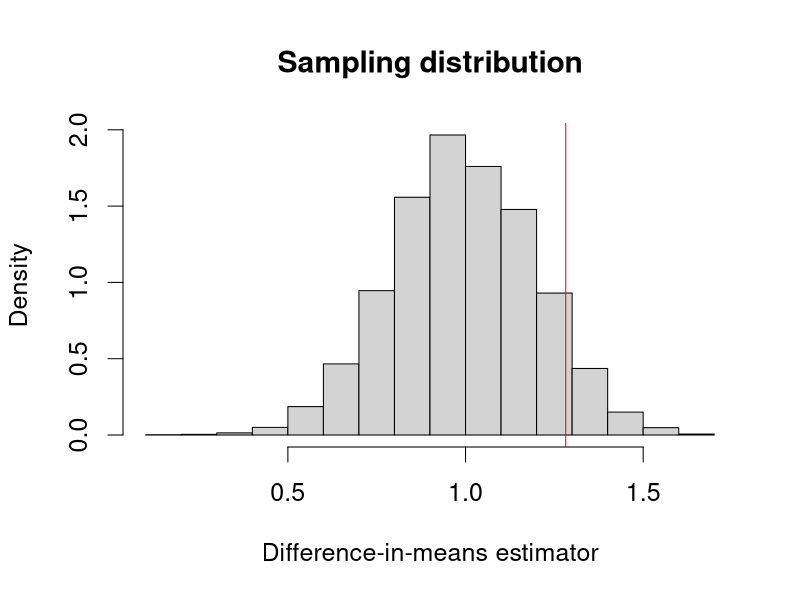
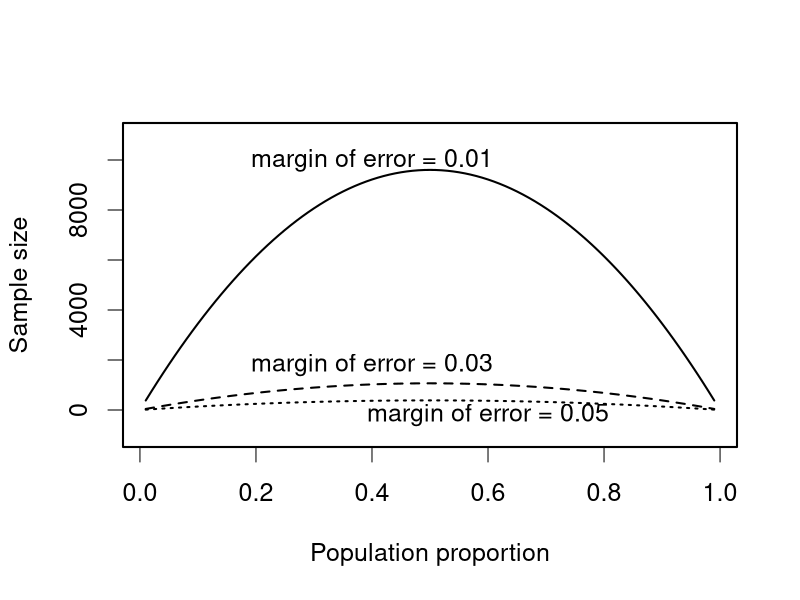

These charts were generated, in order, by the following R code: (Note: this script raises an error after producing the figures.)
## ---- chunk 1
## simulation parameters
n <- 100 # sample size
mu0 <- 0 # mean of Y_i(0)
sd0 <- 1 # standard deviation of Y_i(0)
mu1 <- 1 # mean of Y_i(1)
sd1 <- 1 # standard deviation of Y_i(1)

## generate a sample
Y0 <- rnorm(n, mean = mu0, sd = sd0)
Y1 <- rnorm(n, mean = mu1, sd = sd1)
tau <- Y1 - Y0 # individual treatment effect
## true value of the sample average treatment effect
SATE <- mean(tau)
SATE

## repeatedly conduct randomized controlled trials
sims <- 5000 # repeat 5,000 times, we could do more
diff.means <- rep(NA, sims)  # container

for (i in 1:sims) {
    ## randomize the treatment by sampling of a vector of 0's and 1's
    treat <- sample(c(rep(1, n / 2), rep(0, n / 2)), size = n, replace = FALSE)
    ## difference-in-means
    diff.means[i] <- mean(Y1[treat == 1]) - mean(Y0[treat == 0])
}

## estimation error for SATE
est.error <- diff.means - SATE
summary(est.error)

## PATE simulation
PATE <- mu1 - mu0
diff.means <- rep(NA, sims)
for (i in 1:sims) {
    ## generate a sample for each simulation: this used to be outside of loop
    Y0 <- rnorm(n, mean = mu0, sd = sd0)
    Y1 <- rnorm(n, mean = mu1, sd = sd1)
    treat <- sample(c(rep(1, n / 2), rep(0, n / 2)), size = n, replace = FALSE)
    diff.means[i] <- mean(Y1[treat == 1]) - mean(Y0[treat == 0])
}

## estimation error for PATE
est.error <- diff.means - PATE

## unbiased
summary(est.error)
## ---- chunk 2
par(cex = 1.5)
hist(diff.means, freq = FALSE, xlab = "Difference-in-means estimator",
     main = "Sampling distribution")
abline(v = SATE, col = "red") # true value of SATE
text(0.6, 2.4, "true SATE", col = "red")

sd(diff.means)
sqrt(mean((diff.means - SATE)^2))

## PATE simulation with standard error
sims <- 5000
diff.means <- se <- rep(NA, sims)  # container for standard error added
for (i in 1:sims) {
    ## generate a sample
    Y0 <- rnorm(n, mean = mu0, sd = sd0)
    Y1 <- rnorm(n, mean = mu1, sd = sd1)
    ## randomize the treatment by sampling of a vector of 0's and 1's
    treat <- sample(c(rep(1, n / 2), rep(0, n / 2)), size = n, replace = FALSE)
    diff.means[i] <- mean(Y1[treat == 1]) - mean(Y0[treat == 0])
    ## standard error
    se[i] <- sqrt(var(Y1[treat == 1]) / (n / 2) + var(Y0[treat == 0]) / (n / 2))
}

## standard deviation of difference-in-means
sd(diff.means)
## mean of standard errors
mean(se)
## ---- chunk 3
n <- 1000 # sample size
x.bar <- 0.6 # point estimate
s.e. <- sqrt(x.bar * (1 - x.bar) / n) # standard error
## 99% confidence intervals
c(x.bar - qnorm(0.995) * s.e., x.bar + qnorm(0.995) * s.e.)
## 95% confidence intervals
c(x.bar - qnorm(0.975) * s.e., x.bar + qnorm(0.975) * s.e.)
## 90% confidence intervals
c(x.bar - qnorm(0.95) * s.e., x.bar + qnorm(0.95) * s.e.)

## empty container matrices for 2 sets of confidence intervals
ci95 <- ci90 <- matrix(NA, ncol = 2, nrow = sims)
## 95 percent confidence intervals
ci95[, 1] <- diff.means - qnorm(0.975) * se # lower limit
ci95[, 2] <- diff.means + qnorm(0.975) * se # upper limit

## 90 percent confidence intervals
ci90[, 1] <- diff.means - qnorm(0.95) * se # lower limit
ci90[, 2] <- diff.means + qnorm(0.95) * se # upper limit

## coverage rate for 95% confidence interval
mean(ci95[, 1] <= 1 & ci95[, 2] >= 1)
## coverage rate for 90% confidence interval
mean(ci90[, 1] <= 1 & ci90[, 2] >= 1)

p <- 0.6 # true parameter value
n <- c(50, 100, 1000) # 3 sample sizes to be examined
alpha <- 0.05
sims <- 5000 # number of simulations
results <- rep(NA, length(n)) # a container for results

## loop for different sample sizes
for (i in 1:length(n)) {
    ci.results <- rep(NA, sims) # a container for whether CI includes truth
    ## loop for repeated hypothetical survey sampling
    for (j in 1:sims) {
        data <- rbinom(n[i], size = 1, prob = p) # simple random sampling
        x.bar <- mean(data) # sample proportion as an estimate
        s.e. <- sqrt(x.bar * (1 - x.bar) / n[i]) # standard errors
        ci.lower <- x.bar - qnorm(1 - alpha/2) * s.e.
        ci.upper <- x.bar + qnorm(1 - alpha/2) * s.e.
        ci.results[j] <- (p >= ci.lower) & (p <= ci.upper)
    }
    ## proportion of CIs that contain the true value
    results[i] <- mean(ci.results)
}
results
## ---- chunk 4
par(cex = 1.5, lwd = 2)
MoE <- c(0.01, 0.03, 0.05)  # the desired margin of error
p <- seq(from = 0.01, to = 0.99, by = 0.01)
n <- 1.96^2 * p * (1 - p) / MoE[1]^2
plot(p, n, ylim = c(-1000, 11000), xlab = "Population proportion",
     ylab = "Sample size", type = "l")
lines(p, 1.96^2 * p * (1 - p) / MoE[2]^2, lty = "dashed")
lines(p, 1.96^2 * p * (1 - p) / MoE[3]^2, lty = "dotted")
text(0.4, 10000, "margin of error = 0.01")
text(0.4, 1800, "margin of error = 0.03")
text(0.6, -200, "margin of error = 0.05")

## election and polling results, by state
data("pres08", package = "qss")
data("polls08", package = "qss")

## convert to a Date object
polls08$middate <- as.Date(polls08$middate)
## number of days to the election day
polls08$DaysToElection <- as.Date("2008-11-04") - polls08$middate

## create a matrix place holder
poll.pred <- matrix(NA, nrow = 51, ncol = 3)

## state names which the loop will iterate through
st.names <- unique(pres08$state)
## add labels for easy interpretation later on
row.names(poll.pred) <- as.character(st.names)

## loop across 50 states plus DC
for (i in 1:51){
    ## subset the ith state
    state.data <- subset(polls08, subset = (state == st.names[i]))
    ## subset the latest polls within the state
    latest <- state.data$DaysToElection == min(state.data$DaysToElection)
    ## compute the mean of latest polls and store it
    poll.pred[i, 1] <- mean(state.data$Obama[latest]) / 100
}

## upper and lower confidence limits
n <- 1000 # sample size
alpha <- 0.05
s.e. <- sqrt(poll.pred[, 1] * (1 - poll.pred[, 1]) / n) # standard error
poll.pred[, 2] <- poll.pred[, 1] - qnorm(1 - alpha/2) * s.e.
poll.pred[, 3] <- poll.pred[, 1] + qnorm(1 - alpha/2) * s.e.

par(cex = 1.5)
alpha <- 0.05
plot(pres08$Obama / 100, poll.pred[, 1], xlim = c(0, 1), ylim = c(0, 1),
     xlab = "Obama's vote share", ylab = "Poll prediction")
abline(0, 1)

## adding 95% confidence intervals for each state
for (i in 1:51) {
    lines(rep(pres08$Obama[i] / 100, 2), c(poll.pred[i, 2], poll.pred[i, 3]))
}
## proportion of confidence intervals that contain the election day outcome
mean((poll.pred[, 2] <= pres08$Obama / 100) &
         (poll.pred[, 3] >= pres08$Obama / 100))

## bias
bias <- mean(poll.pred[, 1] - pres08$Obama / 100)
bias

## bias corrected estimate
poll.bias <- poll.pred[, 1] - bias
## bias-corrected standard error
s.e.bias <- sqrt(poll.bias * (1 - poll.bias) / n)
## bias-corrected 95% confidence interval
ci.bias.lower <- poll.bias - qnorm(1 - alpha / 2) * s.e.bias
ci.bias.upper <- poll.bias + qnorm(1 - alpha / 2) * s.e.bias

## proportion of bias-corrected CIs that contain the election day outcome
mean((ci.bias.lower <= pres08$Obama / 100) &
         (ci.bias.upper >= pres08$Obama / 100))
## ---- chunk 5
par(cex = 1.5)
## read in data
data("STAR", package = "qss")
hist(STAR$g4reading[STAR$classtype == 1], freq = FALSE, xlim = c(500, 900),
     ylim = c(0, 0.01), main = "Small class",
     xlab = "Fourth-grade reading test score")
abline(v = mean(STAR$g4reading[STAR$classtype == 1], na.rm = TRUE),
       col = "red")

hist(STAR$g4reading[STAR$classtype == 2], freq = FALSE, xlim = c(500, 900),
     ylim = c(0, 0.01), main = "Regular class",
     xlab = "Fourth-grade reading test score")
abline(v = mean(STAR$g4reading[STAR$classtype == 2], na.rm = TRUE),
       col = "red")

## estimate and standard error for small class
n.small <- sum(STAR$classtype == 1 & !is.na(STAR$g4reading))
est.small <- mean(STAR$g4reading[STAR$classtype == 1], na.rm = TRUE)
se.small <- sd(STAR$g4reading[STAR$classtype == 1], na.rm = TRUE) /
    sqrt(n.small)
est.small
se.small

## estimate and standard error for regular class
n.regular <- sum(STAR$classtype == 2 & !is.na(STAR$classtype) &
                     !is.na(STAR$g4reading))
est.regular <- mean(STAR$g4reading[STAR$classtype == 2], na.rm = TRUE)
se.regular <- sd(STAR$g4reading[STAR$classtype == 2], na.rm = TRUE) /
    sqrt(n.regular)
est.regular
se.regular

alpha <- 0.05
## 95% confidence intervals for small class
ci.small <- c(est.small - qnorm(1 - alpha / 2) * se.small,
              est.small + qnorm(1 - alpha / 2) * se.small)
ci.small

## 95% confidence intervals for regular class
ci.regular <- c(est.regular - qnorm(1 - alpha / 2) * se.regular,
                est.regular + qnorm(1 - alpha / 2) * se.regular)
ci.regular

## difference-in-means estimator
ate.est <- est.small - est.regular
ate.est

## standard error and 95% confidence interval
ate.se <- sqrt(se.small^2 + se.regular^2)
ate.se

ate.ci <- c(ate.est - qnorm(1 - alpha / 2) * ate.se,
            ate.est + qnorm(1 - alpha / 2) * ate.se)
ate.ci
## ---- chunk 6
## 95% CI for small class
c(est.small - qt(0.975, df = n.small - 1) * se.small,
  est.small + qt(0.975, df = n.small - 1) * se.small)

## 95% CI based on the central limit theorem
ci.small

## 95% CI for regular class
c(est.regular - qt(0.975, df = n.regular - 1) * se.regular,
  est.regular + qt(0.975, df = n.regular - 1) * se.regular)

## 95% CI based on the central limit theorem
ci.regular

t.ci <- t.test(STAR$g4reading[STAR$classtype == 1],
               STAR$g4reading[STAR$classtype == 2])
t.ci
## ---- chunk 7
## truth: enumerate the number of assignment combinations
true <- c(choose(4, 0) * choose(4, 4),
          choose(4, 1) * choose(4, 3),
          choose(4, 2) * choose(4, 2),
          choose(4, 3) * choose(4, 1),
          choose(4, 4) * choose(4, 0))
true

## compute probability: divide it by the total number of events
true <- true / sum(true)
## number of correctly classified cups as labels
names(true) <- c(0, 2, 4, 6, 8)
true

## simulations
sims <- 1000
## lady's guess: M stands for `Milk first,' T stands for `Tea first'
guess <- c("M", "T", "T", "M", "M", "T", "T", "M")
correct <- rep(NA, sims) # place holder for number of correct guesses
for (i in 1:sims) {
    ## randomize which cups get Milk/Tea first
    cups <- sample(c(rep("T", 4), rep("M", 4)), replace = FALSE)
    correct[i] <- sum(guess == cups) # number of correct guesses
}
## estimated probability for each number of correct guesses
prop.table(table(correct))
## comparison with analytical answers; the differences are small
prop.table(table(correct)) - true
## ---- chunk 8
## all correct
x <- matrix(c(4, 0, 0, 4), byrow = TRUE, ncol = 2, nrow = 2)
## six correct
y <- matrix(c(3, 1, 1, 3), byrow = TRUE, ncol = 2, nrow = 2)

## `M' milk first, `T' tea first
rownames(x) <- colnames(x) <- rownames(y) <- colnames(y) <- c("M", "T")
x
y

## one-sided test for 8 correct guesses
fisher.test(x, alternative = "greater")

## two-sided test for 6 correct guesses
fisher.test(y)
## ---- chunk 9
n <- 1018
x.bar <- 550 / n
se <- sqrt(0.5 * 0.5 / n) # standard deviation of sampling distribution

## upper red area in the figure
upper <- pnorm(x.bar, mean = 0.5, sd = se, lower.tail = FALSE)

## lower red area in the figure; identical to the upper area
lower <- pnorm(0.5 - (x.bar - 0.5), mean = 0.5, sd = se)

## two-side p-value
upper + lower

2 * upper

## one-sided p-value
upper

z.score <- (x.bar - 0.5) / se
z.score

pnorm(z.score, lower.tail = FALSE) # one-sided p-value
2 * pnorm(z.score, lower.tail = FALSE) # two-sided p-value

## 99% confidence interval contains 0.5
c(x.bar - qnorm(0.995) * se, x.bar + qnorm(0.995) * se)

## 95% confidence interval does not contain 0.5
c(x.bar - qnorm(0.975) * se, x.bar + qnorm(0.975) * se)

## no continuity correction to get the same p-value as above
prop.test(550, n = n, p = 0.5, correct = FALSE)

## with continuity correction
prop.test(550, n = n, p = 0.5)
prop.test(550, n = n, p = 0.5, conf.level = 0.99)

## two-sided one-sample t-test
t.test(STAR$g4reading, mu = 710)
## ---- chunk 10
## one-sided p-value
pnorm(-abs(ate.est), mean = 0, sd = ate.se)
## two-sided p-value
2 * pnorm(-abs(ate.est), mean = 0, sd = ate.se)

## testing the null of zero average treatment effect
t.test(STAR$g4reading[STAR$classtype == 1],
       STAR$g4reading[STAR$classtype == 2])

data("resume", package = "qss")

## organize the data in tables
x <- table(resume$race, resume$call)
x

## one-sided test
prop.test(x, alternative = "greater")

## sample size
n0 <- sum(resume$race == "black")
n1 <- sum(resume$race == "white")

## sample proportions
p <- mean(resume$call) # overall
p0 <- mean(resume$call[resume$race == "black"]) # black
p1 <- mean(resume$call[resume$race == "white"]) # white

## point estimate
est <- p1 - p0
est

## standard error
se <- sqrt(p * (1 - p) * (1 / n0 + 1 / n1))
se

## z-statistic
zstat <- est / se
zstat

## one-sided p-value
pnorm(-abs(zstat))

prop.test(x, alternative = "greater", correct = FALSE)
## ---- chunk 11
## set the parameters
n <- 250
p.star <- 0.48 # data generating process
p <- 0.5 # null value
alpha <- 0.05

## critical value
cr.value <- qnorm(1 - alpha / 2)

## standard errors under the hypothetical data generating process
se.star <- sqrt(p.star * (1 - p.star) / n)

## standard error under the null
se <- sqrt(p * (1 - p) / n)

## power
pnorm(p - cr.value * se, mean = p.star, sd = se.star) +
    pnorm(p + cr.value * se, mean = p.star, sd = se.star, lower.tail = FALSE)

## parameters
n1 <- 500
n0 <- 500
p1.star <- 0.05
p0.star <- 0.1

## overall call back rate as a weighted average
p <- (n1 * p1.star + n0 * p0.star) / (n1 + n0)
## standard error under the null
se <- sqrt(p * (1 - p) * (1 / n1 + 1 / n0))
## standard error under the hypothetical data generating process
se.star <- sqrt(p1.star * (1 - p1.star) / n1 + p0.star * (1 - p0.star) / n0)

pnorm(-cr.value * se, mean = p1.star - p0.star, sd = se.star) +
    pnorm(cr.value * se, mean = p1.star - p0.star, sd = se.star,
          lower.tail = FALSE)

power.prop.test(n = 500, p1 = 0.05, p2 = 0.1, sig.level = 0.05)
power.prop.test(p1 = 0.05, p2 = 0.1, sig.level = 0.05, power = 0.9)
power.t.test(n = 100, delta = 0.25, sd = 1, type = "one.sample")
power.t.test(power = 0.9, delta = 0.25, sd = 1, type = "one.sample")
power.t.test(delta = 0.25, sd = 1, type = "two.sample",
             alternative = "one.sided", power = 0.9)
## ---- chunk 12
data("minwage", package = "qss")

## compute proportion of full employment before minimum wage increase
minwage$fullPropBefore <- minwage$fullBefore /
    (minwage$fullBefore + minwage$partBefore)

## same thing after minimum wage increase
minwage$fullPropAfter <- minwage$fullAfter /
    (minwage$fullAfter + minwage$partAfter)

## an indicator for NJ: 1 if it's located in NJ and 0 if in PA
minwage$NJ <- ifelse(minwage$location == "PA", 0, 1)

fit.minwage <- lm(fullPropAfter ~ -1 + NJ + fullPropBefore +
                      wageBefore + chain, data = minwage)

## regression result
fit.minwage

fit.minwage1 <- lm(fullPropAfter ~ NJ + fullPropBefore +
                       wageBefore + chain, data = minwage)
fit.minwage1

predict(fit.minwage, newdata = minwage[1, ])
predict(fit.minwage1, newdata = minwage[1, ])
## ---- chunk 13
data(women, package = "qss")
fit.women <- lm(water ~ reserved, data = women)
summary(fit.women)

confint(fit.women) # 95% confidence intervals

summary(fit.minwage)

## confidence interval just for the `NJ' variable
confint(fit.minwage)["NJ", ]
## ---- chunk 14
## load the data and subset them into two parties
data("MPs", package = "qss")
MPs.labour <- subset(MPs, subset = (party == "labour"))
MPs.tory <- subset(MPs, subset = (party == "tory"))

## two regressions for labour: negative and positive margin
labour.fit1 <- lm(ln.net ~ margin,
                  data = MPs.labour[MPs.labour$margin < 0, ])
labour.fit2 <- lm(ln.net ~ margin,
                  data = MPs.labour[MPs.labour$margin > 0, ])

## two regressions for tory: negative and positive margin
tory.fit1 <- lm(ln.net ~ margin, data = MPs.tory[MPs.tory$margin < 0, ])
tory.fit2 <- lm(ln.net ~ margin, data = MPs.tory[MPs.tory$margin > 0, ])

## tory party: prediction at the threshold
tory.y0 <- predict(tory.fit1, interval = "confidence",
                   newdata = data.frame(margin = 0))
tory.y0

tory.y1 <- predict(tory.fit2, interval = "confidence",
                   newdata = data.frame(margin = 0))
tory.y1

## range of predictors; min to 0 and 0 to max
y1.range <- seq(from = 0, to = min(MPs.tory$margin), by = -0.01)
y2.range <- seq(from = 0, to = max(MPs.tory$margin), by = 0.01)

## prediction using all the values
tory.y0 <- predict(tory.fit1, interval = "confidence",
                   newdata = data.frame(margin = y1.range))
tory.y1 <- predict(tory.fit2, interval = "confidence",
                   newdata = data.frame(margin = y2.range))

par(cex = 1.5)
## plotting the first regression with losers
plot(y1.range, tory.y0[, "fit"], type = "l", xlim = c(-0.5, 0.5),
     ylim = c(10, 15), xlab = "Margin of victory", ylab = "log net wealth")
abline(v = 0, lty = "dotted")
lines(y1.range, tory.y0[, "lwr"], lty = "dashed") # lower CI
lines(y1.range, tory.y0[, "upr"], lty = "dashed") # upper CI

## plotting the second regression with winners
lines(y2.range, tory.y1[, "fit"], lty = "solid")  # point estimates
lines(y2.range, tory.y1[, "lwr"], lty = "dashed") # lower CI
lines(y2.range, tory.y1[, "upr"], lty = "dashed") # upper CI

## re-compute the predicted value and return standard errors
tory.y0 <- predict(tory.fit1, interval = "confidence", se.fit = TRUE,
                   newdata = data.frame(margin = 0))
tory.y0

tory.y1 <- predict(tory.fit2, interval = "confidence", se.fit = TRUE,
                   newdata = data.frame(margin = 0))

## s.e. of the intercept is the same as s.e. of the predicted value
summary(tory.fit1)

## standard error
se.diff <- sqrt(tory.y0$se.fit^2 + tory.y1$se.fit^2)
se.diff

## point estimate
diff.est <- tory.y1$fit[1, "fit"] - tory.y0$fit[1, "fit"]
diff.est

## confidence interval
CI <- c(diff.est - se.diff * qnorm(0.975), diff.est + se.diff * qnorm(0.975))
CI

## hypothesis test
z.score <- diff.est / se.diff
p.value <- 2 * pnorm(abs(z.score), lower.tail = FALSE) # two-sided p-value
p.value
